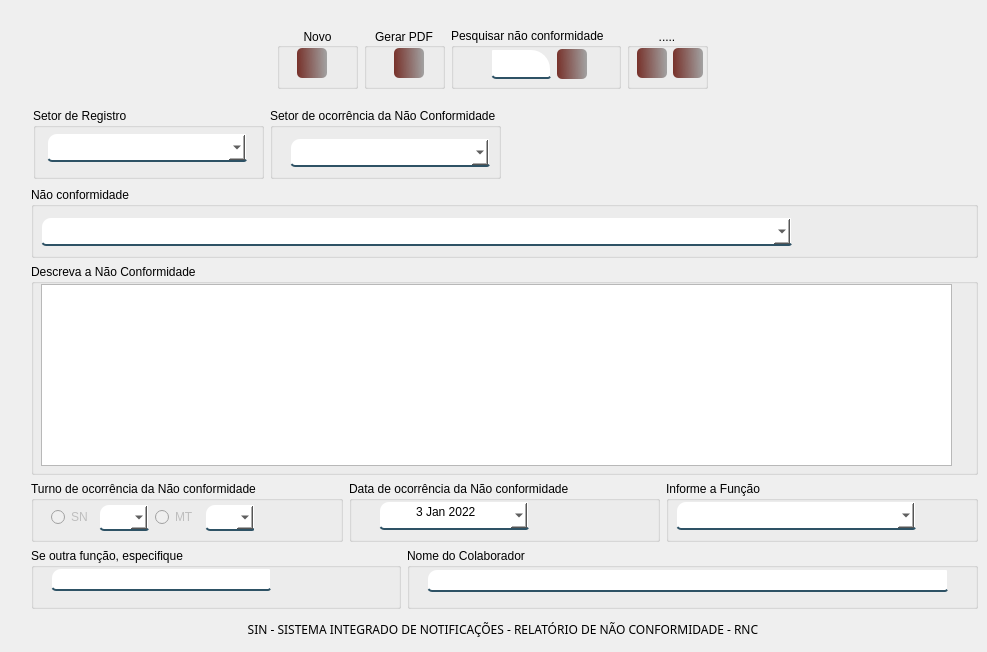
     <widget class="QWidget" name="page_9">
      <widget class="QLabel" name="label_26">
       <property name="geometry">
        <rect>
         <x>40</x>
         <y>20</y>
         <width>111</width>
         <height>61</height>
        </rect>
       </property>
       <property name="styleSheet">
        <string notr="true">image: url(:/Imagem/Dia-da-Qualidadecorte (1).png);</string>
       </property>
       <property name="text">
        <string/>
       </property>
      </widget>
      <widget class="QWidget" name="">
       <property name="geometry">
        <rect>
         <x>27</x>
         <y>106</y>
         <width>936</width>
         <height>75</height>
        </rect>
       </property>
       <layout class="QHBoxLayout" name="horizontalLayout_86">
        <item>
         <layout class="QHBoxLayout" name="horizontalLayout_33">
          <item>
           <widget class="QGroupBox" name="groupBox_62">
            <property name="minimumSize">
             <size>
              <width>231</width>
              <height>71</height>
             </size>
            </property>
            <property name="maximumSize">
             <size>
              <width>231</width>
              <height>71</height>
             </size>
            </property>
            <property name="title">
             <string>Setor de Registro</string>
            </property>
            <widget class="QComboBox" name="cb_setor_1">
             <property name="enabled">
              <bool>false</bool>
             </property>
             <property name="geometry">
              <rect>
               <x>14</x>
               <y>25</y>
               <width>200</width>
               <height>29</height>
              </rect>
             </property>
             <property name="minimumSize">
              <size>
               <width>200</width>
               <height>23</height>
              </size>
             </property>
             <property name="maximumSize">
              <size>
               <width>200</width>
               <height>16777215</height>
              </size>
             </property>
             <property name="styleSheet">
              <string notr="true">background-color: rgb(255, 255, 255);
border:2px solid rgba(0,0,0,0);
border-bottom-color:rgba(46,82,101,255);
color:rgb(0,0,0);
padding-bottom:7px;
border-top-left-radius : 10px;
border-top-right-radius : 2px;
border-bottom-left-radius:5px;
border-bottom-right-radius : 3px;
</string>
             </property>
             <item>
              <property name="text">
               <string/>
              </property>
             </item>
            </widget>
           </widget>
          </item>
          <item>
           <widget class="QGroupBox" name="groupBox_63">
            <property name="minimumSize">
             <size>
              <width>231</width>
              <height>71</height>
             </size>
            </property>
            <property name="maximumSize">
             <size>
              <width>231</width>
              <height>71</height>
             </size>
            </property>
            <property name="styleSheet">
             <string notr="true"/>
            </property>
            <property name="title">
             <string>Setor de ocorrência da Não Conformidade</string>
            </property>
            <widget class="QComboBox" name="cb_setor_2">
             <property name="enabled">
              <bool>false</bool>
             </property>
             <property name="geometry">
              <rect>
               <x>20</x>
               <y>30</y>
               <width>200</width>
               <height>29</height>
              </rect>
             </property>
             <property name="minimumSize">
              <size>
               <width>200</width>
               <height>23</height>
              </size>
             </property>
             <property name="maximumSize">
              <size>
               <width>200</width>
               <height>16777215</height>
              </size>
             </property>
             <property name="styleSheet">
              <string notr="true">background-color: rgb(255, 255, 255);
border:2px solid rgba(0,0,0,0);
border-bottom-color:rgba(46,82,101,255);
color:rgb(0,0,0);
padding-bottom:7px;
border-top-left-radius : 10px;
border-top-right-radius : 2px;
border-bottom-left-radius:5px;
border-bottom-right-radius : 3px;
</string>
             </property>
             <item>
              <property name="text">
               <string/>
              </property>
             </item>
            </widget>
           </widget>
          </item>
         </layout>
        </item>
        <item>
         <spacer name="horizontalSpacer_19">
          <property name="orientation">
           <enum>Qt::Horizontal</enum>
          </property>
          <property name="sizeType">
           <enum>QSizePolicy::Fixed</enum>
          </property>
          <property name="sizeHint" stdset="0">
           <size>
            <width>455</width>
            <height>20</height>
           </size>
          </property>
         </spacer>
        </item>
       </layout>
      </widget>
      <widget class="QGroupBox" name="groupBox_71">
       <property name="geometry">
        <rect>
         <x>451</x>
         <y>28</y>
         <width>170</width>
         <height>61</height>
        </rect>
       </property>
       <property name="title">
        <string>Pesquisar não conformidade</string>
       </property>
       <widget class="QWidget" name="layoutWidget">
        <property name="geometry">
         <rect>
          <x>40</x>
          <y>20</y>
          <width>98</width>
          <height>32</height>
         </rect>
        </property>
        <layout class="QHBoxLayout" name="horizontalLayout_31">
         <item>
          <widget class="QLineEdit" name="txt_consultaNoti_2">
           <property name="minimumSize">
            <size>
             <width>60</width>
             <height>30</height>
            </size>
           </property>
           <property name="maximumSize">
            <size>
             <width>60</width>
             <height>30</height>
            </size>
           </property>
           <property name="font">
            <font>
             <family>Reem Kufi</family>
            </font>
           </property>
           <property name="styleSheet">
            <string notr="true">background-color: rgb(255, 255, 255);
border:2px solid rgba(0,0,0,0);
border-bottom-color:rgba(46,82,101,255);
color:rgb(0,0,0);
padding-bottom:7px;
border-top-left-radius : 2px;
border-top-right-radius : 20px;
border-bottom-left-radius:5px;
border-bottom-right-radius : 3px;</string>
           </property>
           <property name="text">
            <string/>
           </property>
          </widget>
         </item>
         <item>
          <widget class="QPushButton" name="btn_pesquisar_rnc">
           <property name="minimumSize">
            <size>
             <width>30</width>
             <height>30</height>
            </size>
           </property>
           <property name="maximumSize">
            <size>
             <width>30</width>
             <height>30</height>
            </size>
           </property>
           <property name="font">
            <font>
             <family>Reem Kufi</family>
             <pointsize>8</pointsize>
             <bold>false</bold>
            </font>
           </property>
           <property name="toolTip">
            <string>&lt;html&gt;&lt;head/&gt;&lt;body&gt;&lt;p align=&quot;center&quot;&gt;&lt;span style=&quot; font-size:7pt;&quot;&gt;PESQUISAR NOTIFICAÇÃO&lt;/span&gt;&lt;/p&gt;&lt;/body&gt;&lt;/html&gt;</string>
           </property>
           <property name="styleSheet">
            <string notr="true">QPushButton#btn_pesquisar_rnc{
	background-color: qlineargradient(spread:pad, x1:0, y1:0.505682, x2:1, y2:0.477, stop:0 rgba(100, 19,11, 219), stop:1 rgba(0, 0, 0, 80));
	color:rgba(255, 255, 255, 210);
	border-radius: 5px;
}
QPushButton#btn_pesquisar_rnc:hover{
	background-color: qlineargradient(spread:pad, x1:0, y1:0.505682,x2:1,y2:0.477, stop:0 rgba(150, 123, 111, 219), stop:1 rgba(85, 81, 84, 226));
}
QPushButton#btn_pesquisar_rnc:pressed{
	padding-left:5px;
	padding -top:5px;
	background-color:rgba(150, 123, 111, 255);
}</string>
           </property>
           <property name="text">
            <string/>
           </property>
           <property name="icon">
            <iconset resource="../FNEA/image/Icones/Outros.qrc">
             <normaloff>:/Imagem/historia.png</normaloff>:/Imagem/historia.png</iconset>
           </property>
           <property name="iconSize">
            <size>
             <width>24</width>
             <height>24</height>
            </size>
           </property>
          </widget>
         </item>
        </layout>
       </widget>
      </widget>
      <widget class="QGroupBox" name="groupBox_72">
       <property name="geometry">
        <rect>
         <x>277</x>
         <y>28</y>
         <width>81</width>
         <height>61</height>
        </rect>
       </property>
       <property name="minimumSize">
        <size>
         <width>81</width>
         <height>61</height>
        </size>
       </property>
       <property name="maximumSize">
        <size>
         <width>81</width>
         <height>61</height>
        </size>
       </property>
       <property name="title">
        <string>Novo</string>
       </property>
       <property name="alignment">
        <set>Qt::AlignCenter</set>
       </property>
       <widget class="QPushButton" name="btn_nova_rnc">
        <property name="geometry">
         <rect>
          <x>20</x>
          <y>20</y>
          <width>30</width>
          <height>30</height>
         </rect>
        </property>
        <property name="minimumSize">
         <size>
          <width>30</width>
          <height>30</height>
         </size>
        </property>
        <property name="maximumSize">
         <size>
          <width>30</width>
          <height>30</height>
         </size>
        </property>
        <property name="font">
         <font>
          <family>Reem Kufi</family>
          <pointsize>8</pointsize>
          <bold>false</bold>
         </font>
        </property>
        <property name="toolTip">
         <string>&lt;html&gt;&lt;head/&gt;&lt;body&gt;&lt;p align=&quot;center&quot;&gt;&lt;span style=&quot; font-size:7pt;&quot;&gt;CRIAR NOVA NOTIFICAÇÃO&lt;/span&gt;&lt;/p&gt;&lt;/body&gt;&lt;/html&gt;</string>
        </property>
        <property name="styleSheet">
         <string notr="true">QPushButton#btn_nova_rnc{
	background-color: qlineargradient(spread:pad, x1:0, y1:0.505682, x2:1, y2:0.477, stop:0 rgba(100, 19,11, 219), stop:1 rgba(0, 0, 0, 80));
	color:rgba(255, 255, 255, 210);
	border-radius: 5px;
}
QPushButton#btn_nova_rnc:hover{
	background-color: qlineargradient(spread:pad, x1:0, y1:0.505682,x2:1,y2:0.477, stop:0 rgba(150, 123, 111, 219), stop:1 rgba(85, 81, 84, 226));
}
QPushButton#btn_nova_rnc:pressed{
	padding-left:5px;
	padding -top:5px;
	background-color:rgba(150, 123, 111, 255);
}</string>
        </property>
        <property name="text">
         <string/>
        </property>
        <property name="icon">
         <iconset resource="../FNEA/image/Icones/Outros.qrc">
          <normaloff>:/Imagem/registro.png</normaloff>:/Imagem/registro.png</iconset>
        </property>
        <property name="iconSize">
         <size>
          <width>24</width>
          <height>24</height>
         </size>
        </property>
       </widget>
      </widget>
      <widget class="QGroupBox" name="groupBox_73">
       <property name="geometry">
        <rect>
         <x>364</x>
         <y>28</y>
         <width>81</width>
         <height>61</height>
        </rect>
       </property>
       <property name="minimumSize">
        <size>
         <width>81</width>
         <height>61</height>
        </size>
       </property>
       <property name="maximumSize">
        <size>
         <width>81</width>
         <height>61</height>
        </size>
       </property>
       <property name="title">
        <string>Gerar PDF</string>
       </property>
       <property name="alignment">
        <set>Qt::AlignCenter</set>
       </property>
       <widget class="QPushButton" name="btn_gerar_pdf">
        <property name="enabled">
         <bool>false</bool>
        </property>
        <property name="geometry">
         <rect>
          <x>30</x>
          <y>20</y>
          <width>30</width>
          <height>30</height>
         </rect>
        </property>
        <property name="minimumSize">
         <size>
          <width>30</width>
          <height>30</height>
         </size>
        </property>
        <property name="maximumSize">
         <size>
          <width>30</width>
          <height>30</height>
         </size>
        </property>
        <property name="font">
         <font>
          <family>Reem Kufi</family>
          <pointsize>8</pointsize>
          <bold>false</bold>
         </font>
        </property>
        <property name="toolTip">
         <string>&lt;html&gt;&lt;head/&gt;&lt;body&gt;&lt;p align=&quot;center&quot;&gt;&lt;span style=&quot; font-size:7pt;&quot;&gt;CRIAR NOVA NOTIFICAÇÃO&lt;/span&gt;&lt;/p&gt;&lt;/body&gt;&lt;/html&gt;</string>
        </property>
        <property name="styleSheet">
         <string notr="true">QPushButton#btn_gerar_pdf{
	background-color: qlineargradient(spread:pad, x1:0, y1:0.505682, x2:1, y2:0.477, stop:0 rgba(100, 19,11, 219), stop:1 rgba(0, 0, 0, 80));
	color:rgba(255, 255, 255, 210);
	border-radius: 5px;
}
QPushButton#btn_gerar_pdf:hover{
	background-color: qlineargradient(spread:pad, x1:0, y1:0.505682,x2:1,y2:0.477, stop:0 rgba(150, 123, 111, 219), stop:1 rgba(85, 81, 84, 226));
}
QPushButton#btn_gerar_pdf:pressed{
	padding-left:5px;
	padding -top:5px;
	background-color:rgba(150, 123, 111, 255);
}</string>
        </property>
        <property name="text">
         <string/>
        </property>
        <property name="icon">
         <iconset resource="../FNEA/image/Icones/Outros.qrc">
          <normaloff>:/Imagem/pdf (3).png</normaloff>:/Imagem/pdf (3).png</iconset>
        </property>
        <property name="iconSize">
         <size>
          <width>24</width>
          <height>24</height>
         </size>
        </property>
       </widget>
      </widget>
      <widget class="QGroupBox" name="groupBox_86">
       <property name="geometry">
        <rect>
         <x>627</x>
         <y>28</y>
         <width>81</width>
         <height>61</height>
        </rect>
       </property>
       <property name="minimumSize">
        <size>
         <width>81</width>
         <height>61</height>
        </size>
       </property>
       <property name="maximumSize">
        <size>
         <width>81</width>
         <height>61</height>
        </size>
       </property>
       <property name="title">
        <string>.....</string>
       </property>
       <property name="alignment">
        <set>Qt::AlignCenter</set>
       </property>
       <widget class="QWidget" name="layoutWidget">
        <property name="geometry">
         <rect>
          <x>10</x>
          <y>20</y>
          <width>68</width>
          <height>30</height>
         </rect>
        </property>
        <layout class="QHBoxLayout" name="horizontalLayout_37">
         <item>
          <widget class="QPushButton" name="btn_salva_rnc">
           <property name="enabled">
            <bool>true</bool>
           </property>
           <property name="minimumSize">
            <size>
             <width>30</width>
             <height>28</height>
            </size>
           </property>
           <property name="maximumSize">
            <size>
             <width>30</width>
             <height>30</height>
            </size>
           </property>
           <property name="font">
            <font>
             <family>Reem Kufi</family>
            </font>
           </property>
           <property name="styleSheet">
            <string notr="true">QPushButton#btn_salva_rnc{
	background-color: qlineargradient(spread:pad, x1:0, y1:0.505682, x2:1, y2:0.477, stop:0 rgba(100, 19,11, 219), stop:1 rgba(0, 0, 0, 80));
	color:rgba(255, 255, 255, 210);
	border-radius: 5px;
}
QPushButton#btn_salva_rnc:hover{
	background-color: qlineargradient(spread:pad, x1:0, y1:0.505682,x2:1,y2:0.477, stop:0 rgba(150, 123, 111, 219), stop:1 rgba(85, 81, 84, 226));
}
QPushButton#btn_salva_rnc:pressed{
	padding-left:5px;
	padding -top:5px;
	background-color:rgba(150, 123, 111, 255);
}</string>
           </property>
           <property name="text">
            <string/>
           </property>
           <property name="icon">
            <iconset resource="../FNEA/image/Icones/Outros.qrc">
             <normaloff>:/Imagem/salve-.png</normaloff>:/Imagem/salve-.png</iconset>
           </property>
           <property name="iconSize">
            <size>
             <width>24</width>
             <height>24</height>
            </size>
           </property>
          </widget>
         </item>
         <item>
          <widget class="QPushButton" name="btn_cancela_rnc">
           <property name="enabled">
            <bool>true</bool>
           </property>
           <property name="minimumSize">
            <size>
             <width>30</width>
             <height>28</height>
            </size>
           </property>
           <property name="maximumSize">
            <size>
             <width>30</width>
             <height>30</height>
            </size>
           </property>
           <property name="font">
            <font>
             <family>Reem Kufi</family>
            </font>
           </property>
           <property name="styleSheet">
            <string notr="true">QPushButton#btn_cancela_rnc{
	background-color: qlineargradient(spread:pad, x1:0, y1:0.505682, x2:1, y2:0.477, stop:0 rgba(100, 19,11, 219), stop:1 rgba(0, 0, 0, 80));
	color:rgba(255, 255, 255, 210);
	border-radius: 5px;
}
QPushButton#btn_cancela_rnc:hover{
	background-color: qlineargradient(spread:pad, x1:0, y1:0.505682,x2:1,y2:0.477, stop:0 rgba(150, 123, 111, 219), stop:1 rgba(85, 81, 84, 226));
}
QPushButton#btn_cancela_rnc:pressed{
	padding-left:5px;
	padding -top:5px;
	background-color:rgba(150, 123, 111, 255);
}</string>
           </property>
           <property name="text">
            <string/>
           </property>
           <property name="icon">
            <iconset resource="../FNEA/image/Icones/Outros.qrc">
             <normaloff>:/Imagem/cancelar (1).png</normaloff>:/Imagem/cancelar (1).png</iconset>
           </property>
           <property name="iconSize">
            <size>
             <width>24</width>
             <height>24</height>
            </size>
           </property>
          </widget>
         </item>
        </layout>
       </widget>
      </widget>
      <widget class="QWidget" name="">
       <property name="geometry">
        <rect>
         <x>31</x>
         <y>187</y>
         <width>947</width>
         <height>456</height>
        </rect>
       </property>
       <layout class="QVBoxLayout" name="verticalLayout_31">
        <item>
         <layout class="QVBoxLayout" name="verticalLayout_20">
          <item>
           <layout class="QVBoxLayout" name="verticalLayout_30">
            <item>
             <widget class="QGroupBox" name="groupBox_64">
              <property name="minimumSize">
               <size>
                <width>771</width>
                <height>71</height>
               </size>
              </property>
              <property name="title">
               <string>Não conformidade</string>
              </property>
              <widget class="QComboBox" name="cd_tipo_rnc">
               <property name="enabled">
                <bool>true</bool>
               </property>
               <property name="geometry">
                <rect>
                 <x>10</x>
                 <y>30</y>
                 <width>751</width>
                 <height>29</height>
                </rect>
               </property>
               <property name="minimumSize">
                <size>
                 <width>751</width>
                 <height>23</height>
                </size>
               </property>
               <property name="maximumSize">
                <size>
                 <width>751</width>
                 <height>16777215</height>
                </size>
               </property>
               <property name="styleSheet">
                <string notr="true">background-color: rgb(255, 255, 255);
border:2px solid rgba(0,0,0,0);
border-bottom-color:rgba(46,82,101,255);
color:rgb(0,0,0);
padding-bottom:7px;
border-top-left-radius : 10px;
border-top-right-radius : 2px;
border-bottom-left-radius:5px;
border-bottom-right-radius : 3px;
</string>
               </property>
               <item>
                <property name="text">
                 <string/>
                </property>
               </item>
              </widget>
             </widget>
            </item>
            <item>
             <widget class="QGroupBox" name="groupBox_65">
              <property name="minimumSize">
               <size>
                <width>941</width>
                <height>211</height>
               </size>
              </property>
              <property name="title">
               <string>Descreva a Não Conformidade</string>
              </property>
              <widget class="QPlainTextEdit" name="txt_descreva">
               <property name="enabled">
                <bool>true</bool>
               </property>
               <property name="geometry">
                <rect>
                 <x>10</x>
                 <y>20</y>
                 <width>911</width>
                 <height>182</height>
                </rect>
               </property>
               <property name="minimumSize">
                <size>
                 <width>911</width>
                 <height>182</height>
                </size>
               </property>
               <property name="maximumSize">
                <size>
                 <width>911</width>
                 <height>192</height>
                </size>
               </property>
               <property name="toolTip">
                <string>Ocorrência: Iniciar o relato com uma breve frase que possa resumir a ocorrência da Não Conformidade constatado, de forma clara, concisa e compreensível;

Evidência Objetiva: Apresentar as evidências objetivas (dados, informações) que dão veracidade a informação;

Contrariedade: Justifica a existência da não conformidade (Contrário normativa Institucional/Informação documentada);

Cláusula e Requisitos: Identificar o requisito pertinente e desenvolver um breve relato sobre o item não atendido. (Se conhecimento da norma ou informação documentada).</string>
               </property>
               <property name="styleSheet">
                <string notr="true"/>
               </property>
              </widget>
             </widget>
            </item>
           </layout>
          </item>
          <item>
           <layout class="QHBoxLayout" name="horizontalLayout_34">
            <item>
             <widget class="QGroupBox" name="groupBox_66">
              <property name="title">
               <string>Turno de ocorrência da Não conformidade</string>
              </property>
              <widget class="QWidget" name="layoutWidget">
               <property name="geometry">
                <rect>
                 <x>20</x>
                 <y>20</y>
                 <width>203</width>
                 <height>33</height>
                </rect>
               </property>
               <layout class="QHBoxLayout" name="horizontalLayout_36">
                <item>
                 <layout class="QHBoxLayout" name="horizontalLayout_42">
                  <item>
                   <widget class="QRadioButton" name="radioButton">
                    <property name="enabled">
                     <bool>false</bool>
                    </property>
                    <property name="text">
                     <string>SN</string>
                    </property>
                   </widget>
                  </item>
                  <item>
                   <widget class="QComboBox" name="cb_sn">
                    <property name="enabled">
                     <bool>false</bool>
                    </property>
                    <property name="minimumSize">
                     <size>
                      <width>50</width>
                      <height>23</height>
                     </size>
                    </property>
                    <property name="styleSheet">
                     <string notr="true">background-color: rgb(255, 255, 255);
border:2px solid rgba(0,0,0,0);
border-bottom-color:rgba(46,82,101,255);
color:rgb(0,0,0);
padding-bottom:7px;
border-top-left-radius : 10px;
border-top-right-radius : 2px;
border-bottom-left-radius:5px;
border-bottom-right-radius : 3px;
</string>
                    </property>
                    <item>
                     <property name="text">
                      <string/>
                     </property>
                    </item>
                    <item>
                     <property name="text">
                      <string>SIM</string>
                     </property>
                    </item>
                   </widget>
                  </item>
                 </layout>
                </item>
                <item>
                 <layout class="QHBoxLayout" name="horizontalLayout_43">
                  <item>
                   <widget class="QRadioButton" name="radioButton_2">
                    <property name="enabled">
                     <bool>false</bool>
                    </property>
                    <property name="text">
                     <string>MT</string>
                    </property>
                   </widget>
                  </item>
                  <item>
                   <widget class="QComboBox" name="cb_mt">
                    <property name="enabled">
                     <bool>false</bool>
                    </property>
                    <property name="minimumSize">
                     <size>
                      <width>50</width>
                      <height>23</height>
                     </size>
                    </property>
                    <property name="styleSheet">
                     <string notr="true">background-color: rgb(255, 255, 255);
border:2px solid rgba(0,0,0,0);
border-bottom-color:rgba(46,82,101,255);
color:rgb(0,0,0);
padding-bottom:7px;
border-top-left-radius : 10px;
border-top-right-radius : 2px;
border-bottom-left-radius:5px;
border-bottom-right-radius : 3px;
</string>
                    </property>
                    <item>
                     <property name="text">
                      <string/>
                     </property>
                    </item>
                    <item>
                     <property name="text">
                      <string>SIM</string>
                     </property>
                    </item>
                   </widget>
                  </item>
                 </layout>
                </item>
               </layout>
              </widget>
             </widget>
            </item>
            <item>
             <widget class="QGroupBox" name="groupBox_67">
              <property name="minimumSize">
               <size>
                <width>251</width>
                <height>61</height>
               </size>
              </property>
              <property name="title">
               <string>Data de ocorrência da Não conformidade</string>
              </property>
              <widget class="QDateEdit" name="dt_rnc">
               <property name="enabled">
                <bool>false</bool>
               </property>
               <property name="geometry">
                <rect>
                 <x>30</x>
                 <y>20</y>
                 <width>150</width>
                 <height>29</height>
                </rect>
               </property>
               <property name="minimumSize">
                <size>
                 <width>150</width>
                 <height>23</height>
                </size>
               </property>
               <property name="styleSheet">
                <string notr="true">background-color: rgb(255, 255, 255);
border:2px solid rgba(0,0,0,0);
border-bottom-color:rgba(46,82,101,255);
color:rgb(0,0,0);
padding-bottom:7px;
border-top-left-radius : 10px;
border-top-right-radius : 2px;
border-bottom-left-radius:5px;
border-bottom-right-radius : 3px;
</string>
               </property>
               <property name="alignment">
                <set>Qt::AlignCenter</set>
               </property>
               <property name="dateTime">
                <datetime>
                 <hour>15</hour>
                 <minute>0</minute>
                 <second>0</second>
                 <year>2022</year>
                 <month>1</month>
                 <day>3</day>
                </datetime>
               </property>
               <property name="calendarPopup">
                <bool>true</bool>
               </property>
              </widget>
             </widget>
            </item>
            <item>
             <widget class="QGroupBox" name="groupBox_68">
              <property name="minimumSize">
               <size>
                <width>251</width>
                <height>61</height>
               </size>
              </property>
              <property name="title">
               <string>Informe a Função</string>
              </property>
              <widget class="QComboBox" name="cb_funcao">
               <property name="enabled">
                <bool>false</bool>
               </property>
               <property name="geometry">
                <rect>
                 <x>10</x>
                 <y>20</y>
                 <width>240</width>
                 <height>29</height>
                </rect>
               </property>
               <property name="minimumSize">
                <size>
                 <width>240</width>
                 <height>23</height>
                </size>
               </property>
               <property name="toolTip">
                <string>Informe neste campo a função relacionada a não conformidade. Neste Campo não deve ser informada a sua função.</string>
               </property>
               <property name="styleSheet">
                <string notr="true">background-color: rgb(255, 255, 255);
border:2px solid rgba(0,0,0,0);
border-bottom-color:rgba(46,82,101,255);
color:rgb(0,0,0);
padding-bottom:7px;
border-top-left-radius : 10px;
border-top-right-radius : 2px;
border-bottom-left-radius:5px;
border-bottom-right-radius : 3px;
</string>
               </property>
               <item>
                <property name="text">
                 <string/>
                </property>
               </item>
              </widget>
             </widget>
            </item>
           </layout>
          </item>
          <item>
           <layout class="QHBoxLayout" name="horizontalLayout_35">
            <item>
             <widget class="QGroupBox" name="groupBox_69">
              <property name="minimumSize">
               <size>
                <width>251</width>
                <height>61</height>
               </size>
              </property>
              <property name="title">
               <string>Se outra função, especifique</string>
              </property>
              <widget class="QLineEdit" name="cb_funcao_outros">
               <property name="enabled">
                <bool>false</bool>
               </property>
               <property name="geometry">
                <rect>
                 <x>20</x>
                 <y>20</y>
                 <width>220</width>
                 <height>23</height>
                </rect>
               </property>
               <property name="minimumSize">
                <size>
                 <width>220</width>
                 <height>23</height>
                </size>
               </property>
               <property name="maximumSize">
                <size>
                 <width>220</width>
                 <height>23</height>
                </size>
               </property>
               <property name="styleSheet">
                <string notr="true">background-color: rgb(255, 255, 255);
border:2px solid rgba(0,0,0,0);
border-bottom-color:rgba(46,82,101,255);
color:rgb(0,0,0);
padding-bottom:7px;
border-top-left-radius : 10px;
border-top-right-radius : 2px;
border-bottom-left-radius:5px;
border-bottom-right-radius : 3px;
</string>
               </property>
              </widget>
             </widget>
            </item>
            <item>
             <widget class="QGroupBox" name="groupBox_70">
              <property name="minimumSize">
               <size>
                <width>571</width>
                <height>61</height>
               </size>
              </property>
              <property name="title">
               <string>Nome do Colaborador</string>
              </property>
              <widget class="QLineEdit" name="cb_funcao_outros_3">
               <property name="enabled">
                <bool>false</bool>
               </property>
               <property name="geometry">
                <rect>
                 <x>20</x>
                 <y>21</y>
                 <width>521</width>
                 <height>23</height>
                </rect>
               </property>
               <property name="minimumSize">
                <size>
                 <width>521</width>
                 <height>23</height>
                </size>
               </property>
               <property name="toolTip">
                <string>Em caso de Não Conformidade NR32, informe o nome do colaborador</string>
               </property>
               <property name="styleSheet">
                <string notr="true">background-color: rgb(255, 255, 255);
border:2px solid rgba(0,0,0,0);
border-bottom-color:rgba(46,82,101,255);
color:rgb(0,0,0);
padding-bottom:7px;
border-top-left-radius : 10px;
border-top-right-radius : 2px;
border-bottom-left-radius:5px;
border-bottom-right-radius : 3px;
</string>
               </property>
              </widget>
             </widget>
            </item>
           </layout>
          </item>
         </layout>
        </item>
        <item>
         <widget class="QLabel" name="label_90">
          <property name="font">
           <font>
            <family>Reem Kufi</family>
           </font>
          </property>
          <property name="styleSheet">
           <string notr="true">color: rgb(0,0,0);</string>
          </property>
          <property name="text">
           <string>SIN - SISTEMA INTEGRADO DE NOTIFICAÇÕES - RELATÓRIO DE NÃO CONFORMIDADE - RNC </string>
          </property>
          <property name="alignment">
           <set>Qt::AlignCenter</set>
          </property>
         </widget>
        </item>
       </layout>
      </widget>
     </widget>
